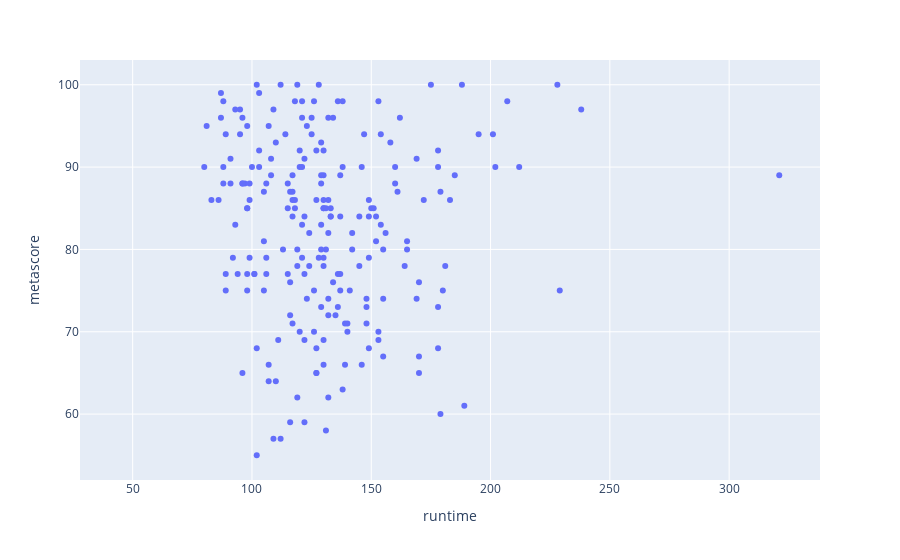

The cell this chart's notebook holds for it:
### Markdown cell above
## Does runtime affects metascore?

### Code cell
px.scatter(movies, x = 'runtime', y= 'metascore')

### Figure 1 — Plotly figure (JSON) as saved in the notebook; plotly's stock layout.template omitted (floating-point values rounded to 4 significant figures; data arrays with more than 128 entries replaced by an {"elided": "..."} marker saying what was removed)
{"data": [{"hovertemplate": "runtime=%{x}<br>metascore=%{y}<extra></extra>", "legendgroup": "", "marker": {"color": "#636efa", "symbol": "circle"}, "mode": "markers", "name": "", "orientation": "v", "showlegend": false, "type": "scatter", "x": {"elided": "250 int values"}, "xaxis": "x", "y": {"elided": "250 int values"}, "yaxis": "y"}], "layout": {"legend": {"tracegroupgap": 0}, "margin": {"t": 60}, "xaxis": {"anchor": "y", "domain": [0, 1], "title": {"text": "runtime"}}, "yaxis": {"anchor": "x", "domain": [0, 1], "title": {"text": "metascore"}}}}
